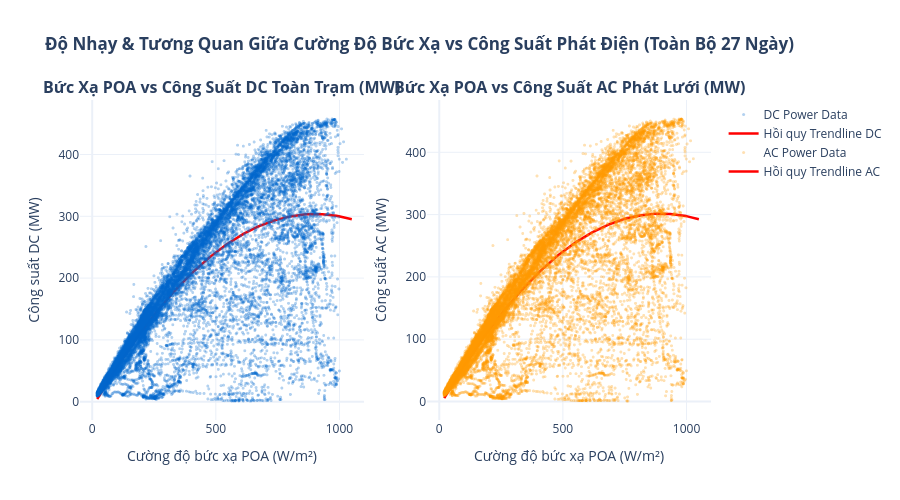

Notebook cell for this chart:
### Markdown cell above
---

## ☀️ 7. Tương Quan Bức Xạ ↔ Công Suất (Radiation vs Power Dynamics)

Phân tích mối quan hệ định lượng giữa nguồn tài nguyên bức xạ ($G$) và công suất phát ($P_{DC}, P_{AC}$):
- **Hệ số tương quan Pearson & Spearman**: Đo lường mức độ đồng biến tuyến tính và phi tuyến.
- **Điểm gãy bão hòa / Bão hòa MPPT**: Nhận diện vùng hoạt động tuyến tính ($G < 750\,\text{W/m}^2$) và vùng tiệm cận công suất định mức.
- **Câu hỏi trả lời**: *"Radiation tăng thì công suất tăng đến mức nào?"*

### Code cell
# Lọc dữ liệu ban ngày có nắng (G > 20 W/m2)
df_daylight = df_master[df_master[rad_col] > 20.0].copy()

# Tính hệ số tương quan
r_pearson_dc = df_daylight[rad_col].corr(df_daylight['plant_dc_mw'], method='pearson')
r_spearman_dc = df_daylight[rad_col].corr(df_daylight['plant_dc_mw'], method='spearman')
r_pearson_ac = df_daylight[rad_col].corr(df_daylight['plant_ac_mw'], method='pearson')

print("HỆ SỐ TƯƠNG QUAN BỨC XẠ vs CÔNG SUẤT TOÀN TRẠM:")
print(f" - Corr(Radiation, DC Power): Pearson r = {r_pearson_dc:.4f} | Spearman rho = {r_spearman_dc:.4f}")
print(f" - Corr(Radiation, AC Power): Pearson r = {r_pearson_ac:.4f}")

# Hồi quy tuyến tính bậc 1 & bậc 2
p_poly_dc = np.poly1d(np.polyfit(df_daylight[rad_col], df_daylight['plant_dc_mw'], 2))
p_poly_ac = np.poly1d(np.polyfit(df_daylight[rad_col], df_daylight['plant_ac_mw'], 2))

g_fit = np.linspace(20, 1050, 200)

fig_rad_p = make_subplots(
    rows=1, cols=2,
    subplot_titles=[
        "<b>Bức Xạ POA vs Công Suất DC Toàn Trạm (MW)</b>",
        "<b>Bức Xạ POA vs Công Suất AC Phát Lưới (MW)</b>"
    ]
)

# Scatter DC
fig_rad_p.add_trace(go.Scattergl(
    x=df_daylight[rad_col], y=df_daylight['plant_dc_mw'],
    mode='markers', marker=dict(color=COLOR_MAP['dc_power'], size=3, opacity=0.3),
    name='DC Power Data'
), row=1, col=1)
fig_rad_p.add_trace(go.Scatter(
    x=g_fit, y=p_poly_dc(g_fit),
    mode='lines', line=dict(color='red', width=2.5),
    name='Hồi quy Trendline DC'
), row=1, col=1)

# Scatter AC
fig_rad_p.add_trace(go.Scattergl(
    x=df_daylight[rad_col], y=df_daylight['plant_ac_mw'],
    mode='markers', marker=dict(color=COLOR_MAP['ac_power'], size=3, opacity=0.3),
    name='AC Power Data'
), row=1, col=2)
fig_rad_p.add_trace(go.Scatter(
    x=g_fit, y=p_poly_ac(g_fit),
    mode='lines', line=dict(color='red', width=2.5),
    name='Hồi quy Trendline AC'
), row=1, col=2)

fig_rad_p.update_xaxes(title_text="Cường độ bức xạ POA (W/m²)", row=1, col=1)
fig_rad_p.update_xaxes(title_text="Cường độ bức xạ POA (W/m²)", row=1, col=2)
fig_rad_p.update_yaxes(title_text="Công suất DC (MW)", row=1, col=1)
fig_rad_p.update_yaxes(title_text="Công suất AC (MW)", row=1, col=2)

fig_rad_p.update_layout(
    title_text="<b>Độ Nhạy & Tương Quan Giữa Cường Độ Bức Xạ vs Công Suất Phát Điện (Toàn Bộ 27 Ngày)</b>",
    template=PLOTLY_TEMPLATE,
    height=500,
    showlegend=True
)
fig_rad_p.show()

### Figure 1 — Plotly figure (JSON) as saved in the notebook; plotly's stock layout.template omitted (floating-point values rounded to 4 significant figures; data arrays with more than 128 entries replaced by an {"elided": "..."} marker saying what was removed)
{"data": [{"marker": {"color": "#0066CC", "opacity": 0.3, "size": 3}, "mode": "markers", "name": "DC Power Data", "type": "scattergl", "x": {"elided": "17266 float values"}, "xaxis": "x", "y": {"elided": "17266 float values"}, "yaxis": "y"}, {"line": {"color": "red", "width": 2.5}, "mode": "lines", "name": "Hồi quy Trendline DC", "type": "scatter", "x": {"elided": "200 float values"}, "xaxis": "x", "y": {"elided": "200 float values"}, "yaxis": "y"}, {"marker": {"color": "#FF9900", "opacity": 0.3, "size": 3}, "mode": "markers", "name": "AC Power Data", "type": "scattergl", "x": {"elided": "17266 float values"}, "xaxis": "x2", "y": {"elided": "17266 float values"}, "yaxis": "y2"}, {"line": {"color": "red", "width": 2.5}, "mode": "lines", "name": "Hồi quy Trendline AC", "type": "scatter", "x": {"elided": "200 float values"}, "xaxis": "x2", "y": {"elided": "200 float values"}, "yaxis": "y2"}], "layout": {"annotations": [{"font": {"size": 16}, "showarrow": false, "text": "<b>Bức Xạ POA vs Công Suất DC Toàn Trạm (MW)</b>", "x": 0.225, "xanchor": "center", "xref": "paper", "y": 1, "yanchor": "bottom", "yref": "paper"}, {"font": {"size": 16}, "showarrow": false, "text": "<b>Bức Xạ POA vs Công Suất AC Phát Lưới (MW)</b>", "x": 0.775, "xanchor": "center", "xref": "paper", "y": 1, "yanchor": "bottom", "yref": "paper"}], "height": 500, "showlegend": true, "title": {"text": "<b>Độ Nhạy & Tương Quan Giữa Cường Độ Bức Xạ vs Công Suất Phát Điện (Toàn Bộ 27 Ngày)</b>"}, "xaxis": {"anchor": "y", "domain": [0, 0.45], "title": {"text": "Cường độ bức xạ POA (W/m²)"}}, "xaxis2": {"anchor": "y2", "domain": [0.55, 1], "title": {"text": "Cường độ bức xạ POA (W/m²)"}}, "yaxis": {"anchor": "x", "domain": [0, 1], "title": {"text": "Công suất DC (MW)"}}, "yaxis2": {"anchor": "x2", "domain": [0, 1], "title": {"text": "Công suất AC (MW)"}}}}
